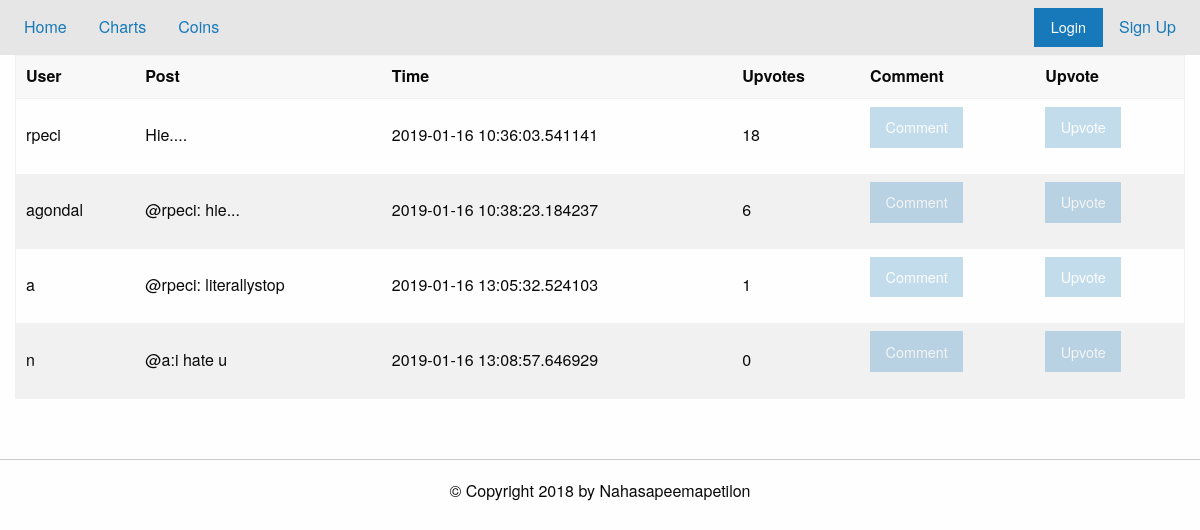
Before: /thread?id=3 with the older database file.
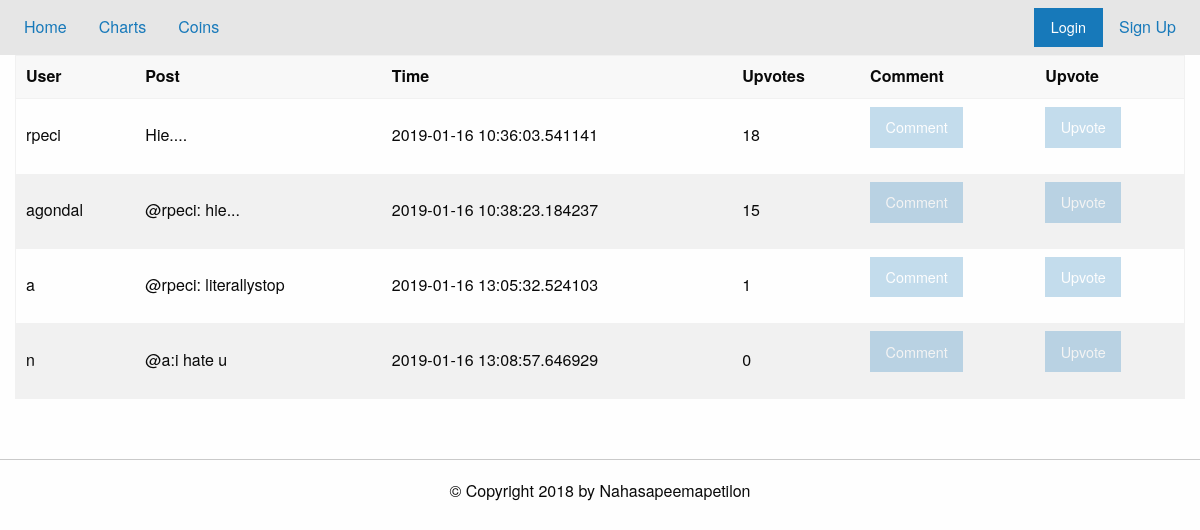
After: the same page with the newer database file.
### tables this page shows
CREATE TABLE t3 (postID INT PRIMARY KEY,post TEXT,user TEXT,time TEXT,upvote INT,whoVote TEXT);

### app.py (the view, shortened to what this page needs)
@app.route("/thread", methods=['POST','GET'])
def load_thread():
    if request.method=="GET":
        threadID = request.args.get('id')#or perhaps name?
        print(threadID)
        db = sqlite3.connect('./data/base.db')
        c = db.cursor()
        try:
            posts = dbEditor.viewThread(c, threadID)
            db.close()
            return render_template('thread.html', notLoggedIn=noUser(), posts=posts, threadname=posts[0][1], threadID=threadID)
        except:
            flash("Thread not Found")
            return redirect('/')

### app.py (called while the page is built)
def noUser():
    return 'username' not in session.keys()

### util/dbEditor.py (called while the page is built)
def viewThread(cursor,threadID):
    v = "SELECT user,post,time,postID,upvote,whoVote FROM t" + str(threadID) + ";" # not the people who upvote
    val = list(cursor.execute(v))
    return val

### templates/thread.html (shortened to what this page needs)
{% extends "forum.html" %}
{% block content %}
<div class="grid-container">
{% set msgs = get_flashed_messages() %}
  <div class="table-scroll">
<table class="hover">
  <thead><tr>
      <th> User </th><th> Post </th><th> Time </th><th> Upvotes </th>
      <th> Comment</th><th> Upvote</th>
  </tr></thead>
  <tbody>
    {% for post in posts %}
    <tr>
      <td id="{{post[3]}}">{{post[0]}}</td><td>{{post[1]}}</td>
      <td>{{post[2]}}</td><td>{{post[4]}}</td>
      <td>
	<button class="button" data-open="addPost{{post[3]}}" {% if notLoggedIn %} disabled {% endif %}> Comment</button>
      </td>
      <td><form action="#" method="POST">
	  <button class="button" value="{{post[3]}},{{threadID}}" name="upvote" {% if notLoggedIn %} disabled {% endif %}>Upvote</button>
      </form></td>
    </tr>
    {% endfor %}
  </tbody>
</table>
</div>
</div>
{% endblock %}

### templates/forum.html (shortened to what this page needs)
{% extends "home.html" %}

### templates/home.html (shortened to what this page needs)
{% extends "layout.html" %}
{% block pageTop %}
<div class="top-bar">
  <div class="top-bar-left"><ul class="menu">
      <li><a href="/">Home</a></li>
      <li><a href="/chart">Charts</a></li>
	  <li><a href="/coins">Coins</a><li>
  </ul></div>
  <div class="top-bar-right"><ul class="menu">
      {% if notLoggedIn %}
      <li><button class="button" type="button" data-toggle="example-dropdown">Login</button>
      </li>
      <li><a href="/register_page"> Sign Up</a></li>
      {% else %}
      <li> <a href="/profile"> Profile</a></li>
      <li> <a href="/logout"> LogOut </a></li>
      {% endif %}
  </ul></div>
</div>
{% endblock %}

### templates/layout.html (shortened to what this page needs)
<!DOCTYPE html>
<html lang="en" >
  <head>
    <link rel="stylesheet" href="https://cdn.jsdelivr.net/npm/foundation-sites@6.5.1/dist/css/foundation.min.css">
    <link rel="stylesheet" href="https://cdnjs.cloudflare.com/ajax/libs/foundation/6.0.1/css/foundation.css">
  </head>
  <body>
    {% block pageTop %}{% endblock %}
    {% block content %}{% endblock %}
    <br><hr>
    <div id="footer" class="grid-container">
      <div class="grid-x grid-padding-x">
	<div class="cell">
      {% block footer %}
      <h6 class="text-center"> &copy; Copyright 2018 by Nahasapeemapetilon</h6>
      {% endblock %}
	</div>
      </div>
    </div>
  </body>
</html>

Changed rows visible on the page:
changed t3 "agondal": upvote "6" → "15"
